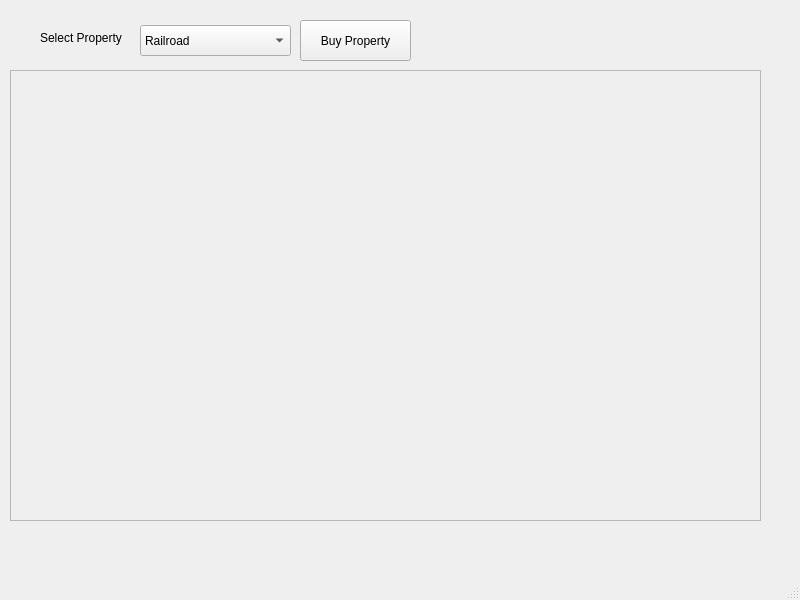
<?xml version="1.0" encoding="UTF-8"?>
<ui version="4.0">
 <class>MainWindow</class>
 <widget class="QMainWindow" name="MainWindow">
  <property name="geometry">
   <rect>
    <x>0</x>
    <y>0</y>
    <width>800</width>
    <height>600</height>
   </rect>
  </property>
  <property name="windowTitle">
   <string>MainWindow</string>
  </property>
  <widget class="QWidget" name="centralwidget">
   <widget class="QComboBox" name="propertySelectName">
    <property name="geometry">
     <rect>
      <x>140</x>
      <y>25</y>
      <width>151</width>
      <height>31</height>
     </rect>
    </property>
    <item>
     <property name="text">
      <string>Railroad</string>
     </property>
    </item>
    <item>
     <property name="text">
      <string>Utility</string>
     </property>
    </item>
    <item>
     <property name="text">
      <string>Baltic Ave</string>
     </property>
    </item>
    <item>
     <property name="text">
      <string>Mediterranean Ave</string>
     </property>
    </item>
    <item>
     <property name="text">
      <string>Oriental Ave</string>
     </property>
    </item>
    <item>
     <property name="text">
      <string>Vermont Ave</string>
     </property>
     <property name="icon">
      <iconset theme="blue">
       <normaloff>.</normaloff>.</iconset>
     </property>
    </item>
    <item>
     <property name="text">
      <string>Connecticut Ave</string>
     </property>
    </item>
    <item>
     <property name="text">
      <string>St. Charles Place</string>
     </property>
    </item>
    <item>
     <property name="text">
      <string>States Ave</string>
     </property>
    </item>
    <item>
     <property name="text">
      <string>Virginia Ave</string>
     </property>
    </item>
    <item>
     <property name="text">
      <string>St. James Place</string>
     </property>
    </item>
    <item>
     <property name="text">
      <string>Tennessee Ave</string>
     </property>
    </item>
    <item>
     <property name="text">
      <string>New York Ave</string>
     </property>
    </item>
    <item>
     <property name="text">
      <string>Kentucky Ave</string>
     </property>
    </item>
    <item>
     <property name="text">
      <string>Indiana Ave</string>
     </property>
    </item>
    <item>
     <property name="text">
      <string>Illinois Ave</string>
     </property>
    </item>
    <item>
     <property name="text">
      <string>Atlantic Ave</string>
     </property>
    </item>
    <item>
     <property name="text">
      <string>Ventnor Ave</string>
     </property>
    </item>
    <item>
     <property name="text">
      <string>Marvin Gardens</string>
     </property>
    </item>
    <item>
     <property name="text">
      <string>Pacific Ave</string>
     </property>
    </item>
    <item>
     <property name="text">
      <string>North Carolina Ave</string>
     </property>
    </item>
    <item>
     <property name="text">
      <string>Pennsylvania Ave</string>
     </property>
    </item>
    <item>
     <property name="text">
      <string>Park Place</string>
     </property>
    </item>
    <item>
     <property name="text">
      <string>Boardwalk</string>
     </property>
    </item>
   </widget>
   <widget class="QLabel" name="propertlyLabel">
    <property name="geometry">
     <rect>
      <x>40</x>
      <y>30</y>
      <width>101</width>
      <height>16</height>
     </rect>
    </property>
    <property name="text">
     <string>Select Property</string>
    </property>
   </widget>
   <widget class="QWidget" name="buyBar" native="true">
    <property name="geometry">
     <rect>
      <x>40</x>
      <y>10</y>
      <width>391</width>
      <height>51</height>
     </rect>
    </property>
    <widget class="QPushButton" name="buyPropertyButton">
     <property name="geometry">
      <rect>
       <x>260</x>
       <y>10</y>
       <width>111</width>
       <height>41</height>
      </rect>
     </property>
     <property name="text">
      <string>Buy Property</string>
     </property>
    </widget>
   </widget>
   <widget class="QWidget" name="propertyContainerwidget" native="true">
    <property name="geometry">
     <rect>
      <x>10</x>
      <y>70</y>
      <width>771</width>
      <height>461</height>
     </rect>
    </property>
    <widget class="QScrollArea" name="scrollArea">
     <property name="geometry">
      <rect>
       <x>0</x>
       <y>0</y>
       <width>751</width>
       <height>451</height>
      </rect>
     </property>
     <property name="widgetResizable">
      <bool>true</bool>
     </property>
     <widget class="QWidget" name="scrollAreaWidgetContents">
      <property name="geometry">
       <rect>
        <x>0</x>
        <y>0</y>
        <width>749</width>
        <height>449</height>
       </rect>
      </property>
      <widget class="QWidget" name="scrollContent" native="true">
       <property name="geometry">
        <rect>
         <x>10</x>
         <y>20</y>
         <width>241</width>
         <height>411</height>
        </rect>
       </property>
       <property name="autoFillBackground">
        <bool>true</bool>
       </property>
      </widget>
     </widget>
    </widget>
   </widget>
   <zorder>buyBar</zorder>
   <zorder>propertySelectName</zorder>
   <zorder>propertlyLabel</zorder>
   <zorder>propertyContainerwidget</zorder>
  </widget>
  <widget class="QMenuBar" name="menubar">
   <property name="geometry">
    <rect>
     <x>0</x>
     <y>0</y>
     <width>800</width>
     <height>37</height>
    </rect>
   </property>
  </widget>
  <widget class="QStatusBar" name="statusbar"/>
 </widget>
 <resources/>
 <connections/>
</ui>
